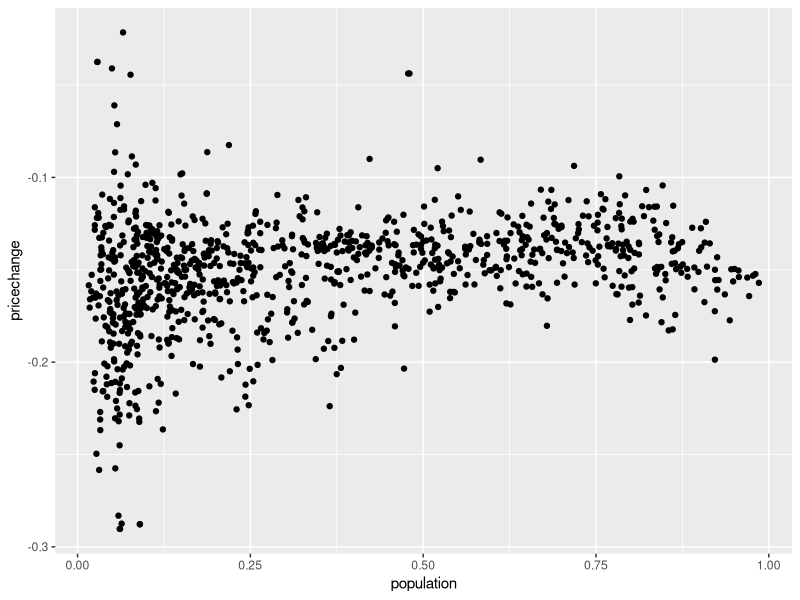
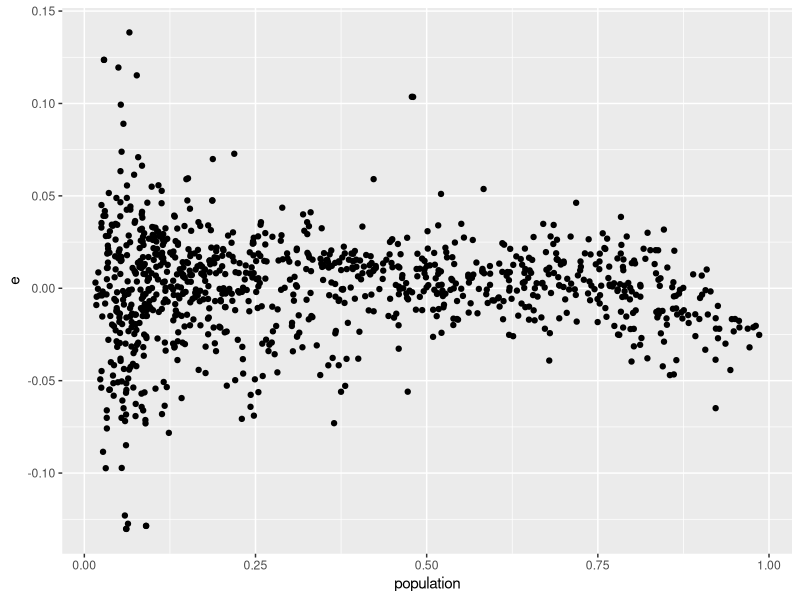

Write the R code that produced these figures, in order.

##############
# Stats 2    #
# 2022 Resit #
##############

df <- read.csv("petrol2.csv")

# Q1
cor(df$pricechange, df$competition)

# Q3
cor(df$pricechange, df$population)
library(ggplot2)
ggplot(df, aes(population, pricechange)) + geom_point()

# Model 1
m1 <- lm(pricechange ~ population, data = df)
summary(m1)

# Q4
coef(m1)[2]

# Q5
- coef(m1)[1] * 100

# Q6
df$e <- m1$residuals
ggplot(df, aes(population, e)) + geom_point()

# Model 2
m2 <- lm(pricechange ~ competition + border + population + highway, data = df)
summary(m2)

# Q7
summary(m2)$r.squared

# Q8
1 - summary(m2)$r.squared

# Q9
summary(m2)$fstatistic
qf(0.95, 4, 995)

# Q10
confint(m2, parm = "highway", level = 0.9)

# Q11
(t <- coef(summary(m2))["highway", "t value"])  # test statistic
1 - pt(t, 995)  # p-value

# Q13
df_p <- data.frame(population = 0.01, highway = 0, competition = 0, border = 1)
predict(m2, df_p, interval = "prediction", level = 0.9) + 2

# Model 3
m3 <- lm(pricechange ~ competition + border + population * highway, data = df)
summary(m3)

# Q14
coef(m3)[6]

# Q15
coef(m3)[5]

# Q16
coef(m3)[5] + 0.5 * coef(m3)[6]

# Model 4
m4 <- lm(pricechange ~ competition + border + population + highway +
           aral + shell + esso + totalenergies, data = df)
summary(m4)

# Q18
m4r <- lm(pricechange ~ competition + border + population + highway, data = df)
anova(m4r, m4)
